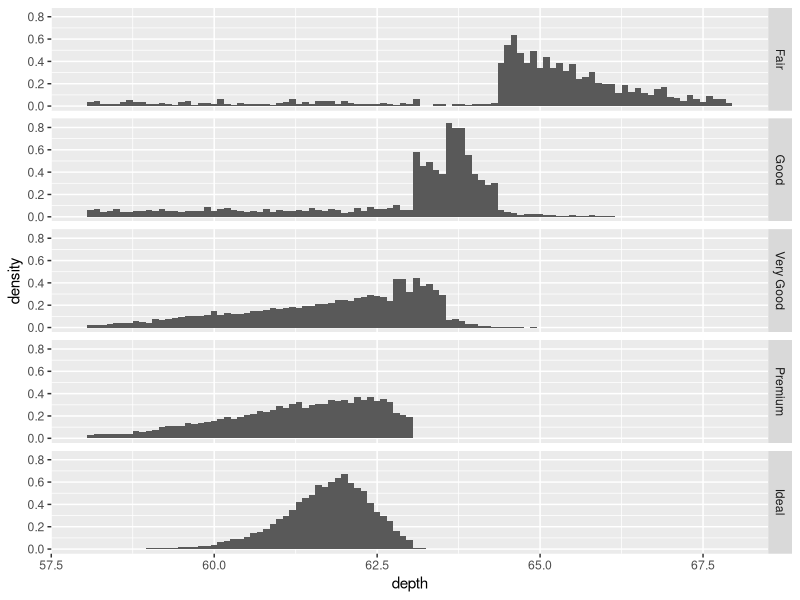
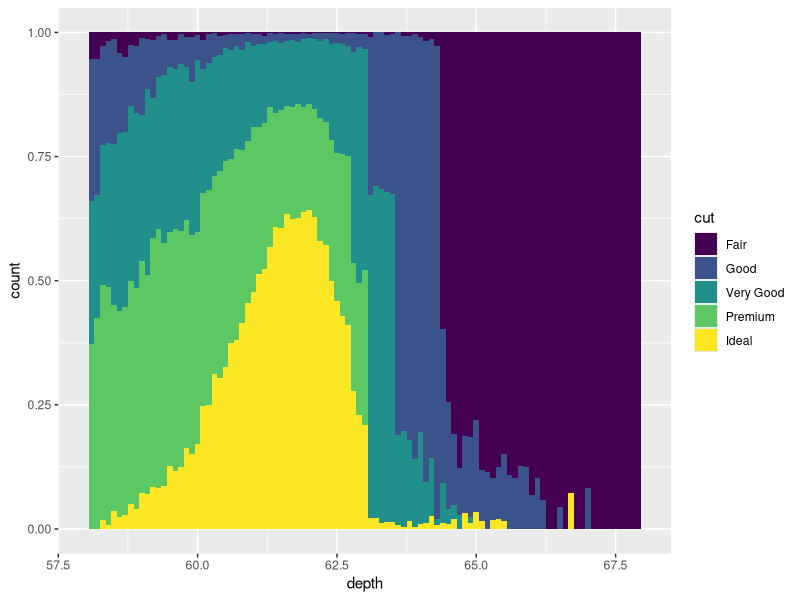
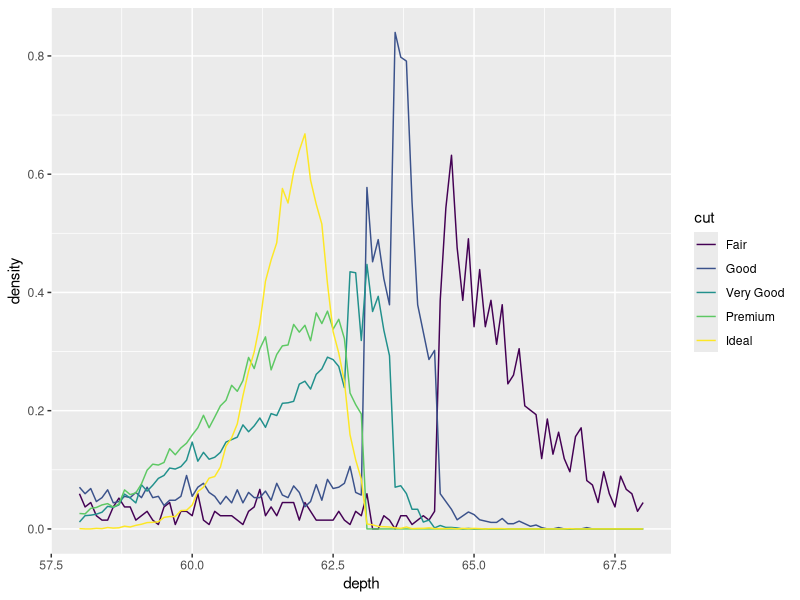
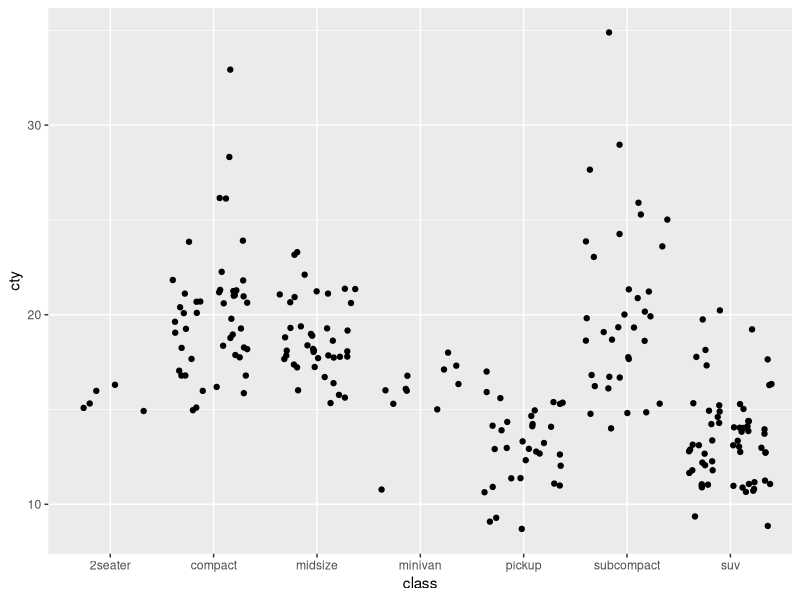
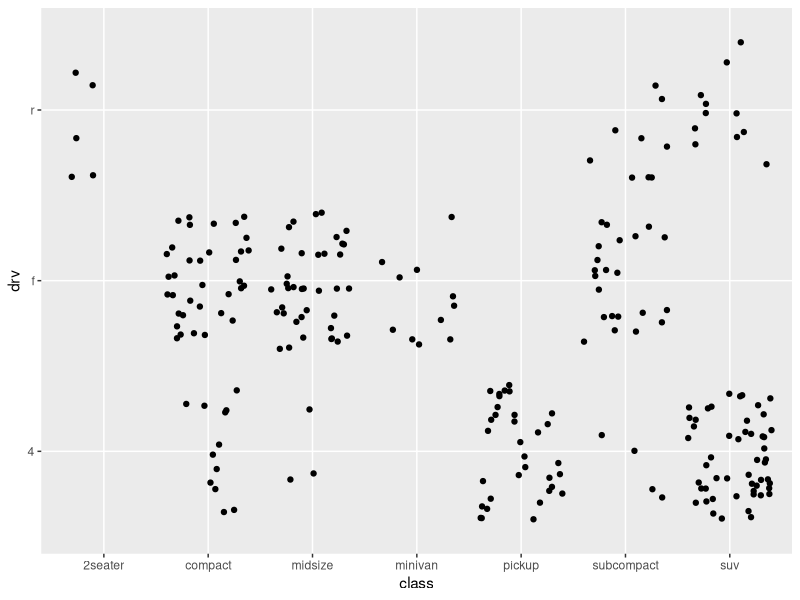
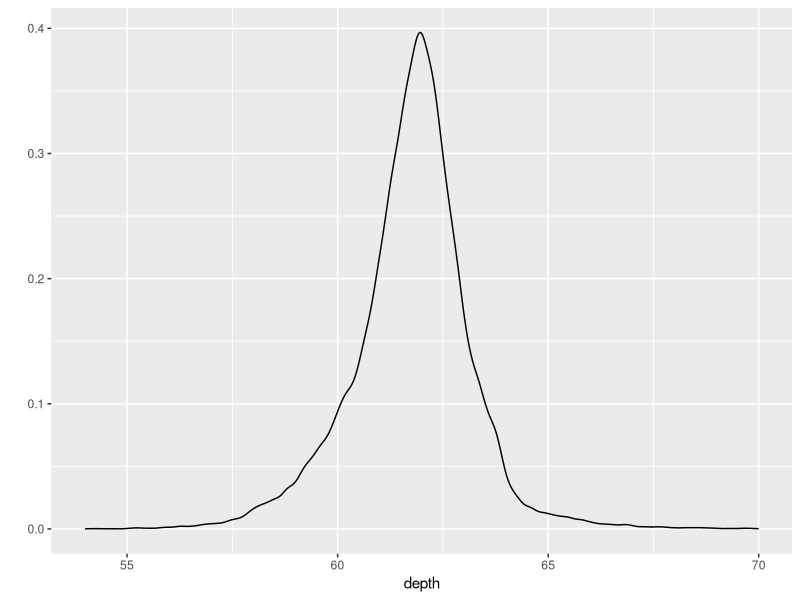
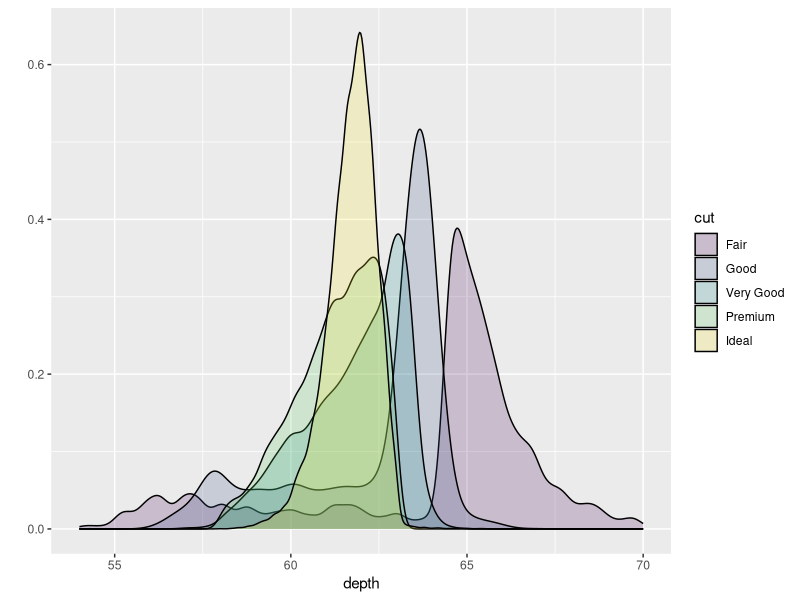
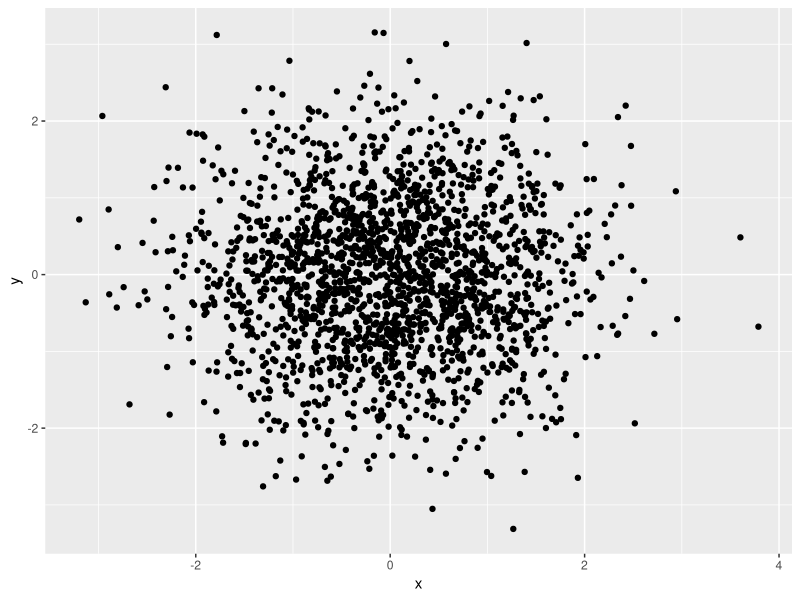

Source code (R) for these figures, in order: (Note: this script raises an error after producing the figures.)
## ---- chunk 1
library("ggplot2")
library("dplyr")
knitr::opts_chunk$set(cache.path = "cache/toolbox-", fig.path = "figures/toolbox-")
## ---- chunk 2
depth_dist <- ggplot(diamonds, aes(depth)) + xlim(58, 68)
depth_dist + 
  geom_histogram(aes(y = ..density..), binwidth = 0.1) +
  facet_grid(cut ~ .)
depth_dist + geom_histogram(aes(fill = cut), binwidth = 0.1, 
  position = "fill")
depth_dist + geom_freqpoly(aes(y = ..density.., colour = cut), 
  binwidth = 0.1) 
## ---- chunk 3
qplot(class, cty, data=mpg, geom="jitter")
qplot(class, drv, data=mpg, geom="jitter")
## ---- chunk 4
qplot(depth, data=diamonds, geom="density", xlim = c(54, 70))
qplot(depth, data=diamonds, geom="density", xlim = c(54, 70), 
      fill = cut, alpha = I(0.2))
## ---- chunk 5
df <- data.frame(x = rnorm(2000), y = rnorm(2000))
norm <- ggplot(df, aes(x, y))
norm + geom_point()
norm + geom_point(shape = 1)
norm + geom_point(shape = ".") # Pixel sized
## ---- chunk 6
norm + geom_point(alpha = 1/3)
norm + geom_point(alpha = 1/5)
norm + geom_point(alpha = 1/10)
## ---- chunk 7
d <- ggplot(diamonds, aes(carat, price)) + xlim(1, 3) +
  theme(legend.position = "none")
d + stat_bin2d()
d + stat_bin2d(bins = 10)
d + stat_bin2d(binwidth=c(0.02, 200))
d + stat_binhex()
d + stat_binhex(bins = 10)
d + stat_binhex(binwidth=c(0.02, 200))
## ---- chunk 8
d <- ggplot(diamonds, aes(carat, price)) + xlim(1,3) + 
  theme(legend.position = "none")
d + geom_point() + geom_density2d()
d + stat_density2d(geom = "point", aes(size = ..density..), 
                   contour = F) + scale_size(range = c(0.2, 1.5))
d + stat_density2d(geom = "tile", aes(fill = ..density..), 
                   contour = F) 
last_plot() + scale_fill_gradient(limits = c(1e-5,8e-4))
## ---- chunk 9
library(maps)
data(us.cities)
big_cities <- subset(us.cities, pop > 500000)
qplot(long, lat, data = big_cities) + borders("state", size = 0.5)

tx_cities <- subset(us.cities, country.etc == "TX")
ggplot(tx_cities, aes(long, lat)) +
  borders("county", "texas", colour = "grey70") +
  geom_point(alpha = 0.5)
## ---- chunk 10
library(maps)
states <- map_data("state")
arrests <- USArrests
names(arrests) <- tolower(names(arrests))
arrests$region <- tolower(rownames(USArrests))

choro <- merge(states, arrests, by = "region")
# Reorder the rows because order matters when drawing polygons
# and merge destroys the original ordering
choro <- choro[order(choro$order), ]
qplot(long, lat, data = choro, group = group, 
  fill = assault, geom = "polygon")
qplot(long, lat, data = choro, group = group, 
  fill = assault / murder, geom = "polygon")
## ---- chunk 11
ia <- map_data("county", "iowa")
mid_range <- function(x) mean(range(x, na.rm = TRUE))
centres <- ia %>% group_by(subregion) %>%
  summarise(lat = mid_range(lat), long = mid_range(long))
ggplot(ia, aes(long, lat)) + 
  geom_polygon(aes(group = group), 
    fill = NA, colour = "grey60") +
  geom_text(aes(label = subregion), data = centres, 
    size = 2, angle = 45)
## ---- chunk 12
d <- subset(diamonds, carat < 2.5 & 
  rbinom(nrow(diamonds), 1, 0.2) == 1)
d$lcarat <- log10(d$carat)
d$lprice <- log10(d$price)

# Remove overall linear trend
detrend <- lm(lprice ~ lcarat, data = d)
d$lprice2 <- resid(detrend)

mod <- lm(lprice2 ~ lcarat * color, data = d)

library(effects)
effectdf <- function(...) {
  suppressWarnings(as.data.frame(effect(...)))
}
color <- effectdf("color", mod)
both1 <- effectdf("lcarat:color", mod)

carat <- effectdf("lcarat", mod, default.levels = 50)
both2 <- effectdf("lcarat:color", mod, default.levels = 3)
## ---- chunk 13
qplot(lcarat, lprice, data=d, colour = color)
qplot(lcarat, lprice2, data=d, colour = color)
## ---- chunk 14
fplot <- ggplot(mapping = aes(y = fit, ymin = lower, ymax = upper)) +
  ylim(range(both2$lower, both2$upper))
fplot %+% color + aes(x = color) + geom_point() + geom_errorbar()
fplot %+% both2 + 
  aes(x = color, colour = lcarat, group = interaction(color, lcarat)) +
  geom_errorbar() + geom_line(aes(group=lcarat)) +
  scale_colour_gradient()
## ---- chunk 15
fplot %+% carat + aes(x = lcarat) + geom_smooth(stat="identity")

ends <- subset(both1, lcarat == max(lcarat))
fplot %+% both1 + aes(x = lcarat, colour = color) +
 geom_smooth(stat="identity") + 
 scale_colour_hue() + theme(legend.position = "none") +
 geom_text(aes(label = color, x = lcarat + 0.02), ends)
## ---- chunk 16
midm <- function(x) mean(x, trim = 0.5)
m2 + 
  stat_summary(aes(colour = "trimmed"), fun.y = midm, 
    geom = "point") +
  stat_summary(aes(colour = "raw"), fun.y = mean, 
    geom = "point") + 
  scale_colour_hue("Mean")
## ---- chunk 17
iqr <- function(x, ...) {
  qs <- quantile(as.numeric(x), c(0.25, 0.75), na.rm = T)
  names(qs) <- c("ymin", "ymax")
  qs
}
m + stat_summary(fun.data = "iqr", geom="ribbon")
## ---- chunk 18
(unemp <- qplot(date, unemploy, data=economics, geom="line", 
                xlab = "", ylab = "No. unemployed (1000s)"))

presidential <- presidential[-(1:3), ]

yrng <- range(economics$unemploy)
xrng <- range(economics$date)
unemp + geom_vline(aes(xintercept = as.numeric(start)), data = presidential)
unemp + geom_rect(aes(NULL, NULL, xmin = start, xmax = end, 
                      fill = party), ymin = yrng[1], ymax = yrng[2], 
                  alpha = 0.2, data = presidential) + 
  scale_fill_manual(values = c("blue", "red"))
last_plot() + geom_text(aes(x = start, y = yrng[1], label = name), 
                        data = presidential, size = 3, hjust = 0, vjust = 0)

caption <- paste(strwrap("Unemployment rates in the US have 
  varied a lot over the years", 40), collapse="\n")
unemp + geom_text(aes(x, y, label = caption), 
                  data = data.frame(x = xrng[2], y = yrng[2]), 
                  hjust = 1, vjust = 1, size = 4)

highest <- subset(economics, unemploy == max(unemploy))
unemp + geom_point(data = highest, 
                   size = 3, colour = "red", alpha = 0.5)
## ---- chunk 19
qplot(percwhite, percbelowpoverty, data = midwest)
qplot(percwhite, percbelowpoverty, data = midwest, 
  size = poptotal / 1e6) + scale_size_area("Population\n(millions)", 
  breaks = c(0.5, 1, 2, 4))
qplot(percwhite, percbelowpoverty, data = midwest, size = area) + 
  scale_size_area()
## ---- chunk 20
lm_smooth <- geom_smooth(method = lm, size = 1)
qplot(percwhite, percbelowpoverty, data = midwest) + lm_smooth 
qplot(percwhite, percbelowpoverty, data = midwest, 
  weight = popdensity, size = popdensity) + lm_smooth
## ---- chunk 21
qplot(percbelowpoverty, data = midwest, binwidth = 1)
qplot(percbelowpoverty, data = midwest, weight = poptotal, 
  binwidth = 1) + ylab("population")
